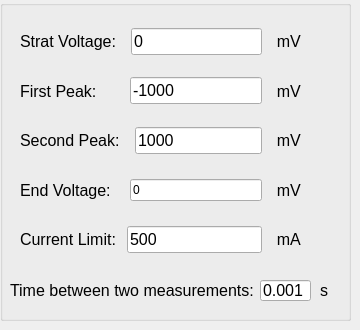
          <widget class="QWidget" name="tab">
           <attribute name="title">
            <string>Sweep Voltage</string>
           </attribute>
           <widget class="QGroupBox" name="groupBox_sweep_voltage">
            <property name="geometry">
             <rect>
              <x>0</x>
              <y>0</y>
              <width>351</width>
              <height>321</height>
             </rect>
            </property>
            <property name="title">
             <string/>
            </property>
            <widget class="QLabel" name="label_13">
             <property name="geometry">
              <rect>
               <x>10</x>
               <y>280</y>
               <width>261</width>
               <height>21</height>
              </rect>
             </property>
             <property name="font">
              <font>
               <pointsize>12</pointsize>
              </font>
             </property>
             <property name="text">
              <string>Time between two measurements:</string>
             </property>
            </widget>
            <widget class="QLineEdit" name="lineEdit_voltage_time_measurements">
             <property name="geometry">
              <rect>
               <x>260</x>
               <y>280</y>
               <width>51</width>
               <height>21</height>
              </rect>
             </property>
             <property name="font">
              <font>
               <pointsize>12</pointsize>
              </font>
             </property>
             <property name="text">
              <string>0.001</string>
             </property>
            </widget>
            <widget class="QLabel" name="label_14">
             <property name="geometry">
              <rect>
               <x>320</x>
               <y>280</y>
               <width>21</width>
               <height>21</height>
              </rect>
             </property>
             <property name="font">
              <font>
               <pointsize>12</pointsize>
              </font>
             </property>
             <property name="text">
              <string>s</string>
             </property>
            </widget>
            <widget class="QWidget" name="layoutWidget_7">
             <property name="geometry">
              <rect>
               <x>20</x>
               <y>20</y>
               <width>281</width>
               <height>241</height>
              </rect>
             </property>
             <layout class="QVBoxLayout" name="verticalLayout_7">
              <item>
               <layout class="QHBoxLayout" name="horizontalLayout_8">
                <item>
                 <widget class="QLabel" name="label_25">
                  <property name="font">
                   <font>
                    <pointsize>12</pointsize>
                   </font>
                  </property>
                  <property name="text">
                   <string>Strat Voltage:  </string>
                  </property>
                 </widget>
                </item>
                <item>
                 <widget class="QLineEdit" name="lineEdit_start_voltage">
                  <property name="font">
                   <font>
                    <pointsize>12</pointsize>
                   </font>
                  </property>
                  <property name="text">
                   <string>0</string>
                  </property>
                 </widget>
                </item>
                <item>
                 <widget class="QLabel" name="label_26">
                  <property name="font">
                   <font>
                    <pointsize>12</pointsize>
                   </font>
                  </property>
                  <property name="text">
                   <string>  mV</string>
                  </property>
                 </widget>
                </item>
               </layout>
              </item>
              <item>
               <layout class="QHBoxLayout" name="horizontalLayout_13">
                <item>
                 <widget class="QLabel" name="label_27">
                  <property name="font">
                   <font>
                    <pointsize>12</pointsize>
                   </font>
                  </property>
                  <property name="text">
                   <string>First Peak:      </string>
                  </property>
                 </widget>
                </item>
                <item>
                 <widget class="QLineEdit" name="lineEdit_first_voltage">
                  <property name="font">
                   <font>
                    <pointsize>12</pointsize>
                   </font>
                  </property>
                  <property name="text">
                   <string>-1000</string>
                  </property>
                 </widget>
                </item>
                <item>
                 <widget class="QLabel" name="label_28">
                  <property name="font">
                   <font>
                    <pointsize>12</pointsize>
                   </font>
                  </property>
                  <property name="text">
                   <string>  mV</string>
                  </property>
                 </widget>
                </item>
               </layout>
              </item>
              <item>
               <layout class="QHBoxLayout" name="horizontalLayout_14">
                <item>
                 <widget class="QLabel" name="label_29">
                  <property name="font">
                   <font>
                    <pointsize>12</pointsize>
                   </font>
                  </property>
                  <property name="text">
                   <string>Second Peak:  </string>
                  </property>
                 </widget>
                </item>
                <item>
                 <widget class="QLineEdit" name="lineEdit_second_voltage">
                  <property name="font">
                   <font>
                    <pointsize>12</pointsize>
                   </font>
                  </property>
                  <property name="text">
                   <string>1000</string>
                  </property>
                 </widget>
                </item>
                <item>
                 <widget class="QLabel" name="label_30">
                  <property name="font">
                   <font>
                    <pointsize>12</pointsize>
                   </font>
                  </property>
                  <property name="text">
                   <string>  mV</string>
                  </property>
                 </widget>
                </item>
               </layout>
              </item>
              <item>
               <layout class="QHBoxLayout" name="horizontalLayout_15">
                <item>
                 <widget class="QLabel" name="label_31">
                  <property name="font">
                   <font>
                    <pointsize>12</pointsize>
                   </font>
                  </property>
                  <property name="text">
                   <string>End Voltage:   </string>
                  </property>
                 </widget>
                </item>
                <item>
                 <widget class="QLineEdit" name="lineEdit_end_voltage">
                  <property name="text">
                   <string>0</string>
                  </property>
                 </widget>
                </item>
                <item>
                 <widget class="QLabel" name="label_40">
                  <property name="font">
                   <font>
                    <pointsize>12</pointsize>
                   </font>
                  </property>
                  <property name="text">
                   <string>  mV</string>
                  </property>
                 </widget>
                </item>
               </layout>
              </item>
              <item>
               <layout class="QHBoxLayout" name="horizontalLayout_16">
                <item>
                 <widget class="QLabel" name="label_33">
                  <property name="font">
                   <font>
                    <pointsize>12</pointsize>
                   </font>
                  </property>
                  <property name="text">
                   <string>Current Limit: </string>
                  </property>
                 </widget>
                </item>
                <item>
                 <widget class="QLineEdit" name="lineEdit_current_limit">
                  <property name="font">
                   <font>
                    <pointsize>12</pointsize>
                   </font>
                  </property>
                  <property name="text">
                   <string>500</string>
                  </property>
                 </widget>
                </item>
                <item>
                 <widget class="QLabel" name="label_34">
                  <property name="font">
                   <font>
                    <pointsize>12</pointsize>
                   </font>
                  </property>
                  <property name="text">
                   <string>  mA</string>
                  </property>
                 </widget>
                </item>
               </layout>
              </item>
             </layout>
            </widget>
           </widget>
          </widget>
